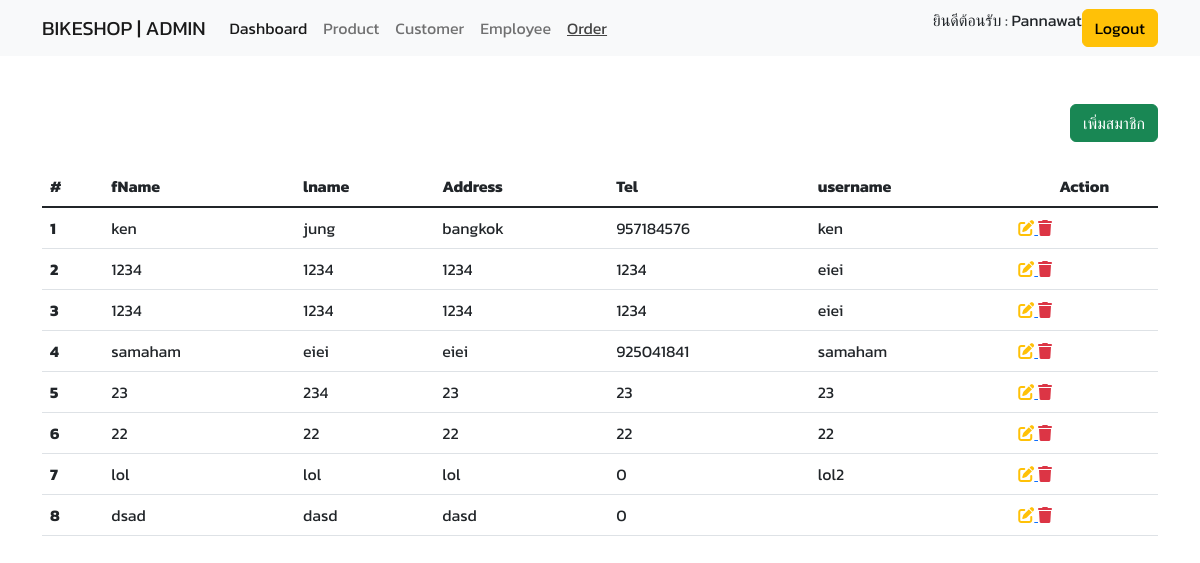
Page /admin/customer/index.php (signed in) on the committed database.
### tables this page shows
CREATE TABLE `customer` (
  `CustomerID` int(11) NOT NULL,
  `fname` varchar(120) NOT NULL,
  `lname` varchar(120) NOT NULL,
  `address` text NOT NULL,
  `tel` int(14) NOT NULL,
  `username` varchar(60) NOT NULL,
  `password` varchar(120) NOT NULL
);

### admin/customer/index.php (the view, shortened to what this page needs)
<?php
    require_once ('./../../config/database.php');
    $queryStr = "SELECT * FROM customer";
    $result = $db->query($queryStr);
?>
<!DOCTYPE html>
<html lang="en"></html>
<head>
    <link rel="stylesheet" href="./../../assets/css/global.css" />
    <?php include_once('./../../components/header.php'); ?>
</head>
<body>
    <?php include_once('./../../components/admin/navbar.php'); ?>
    <div class="container mt-5">
        <div class="d-flex justify-content-end">
            <a href="./add.php" class="btn btn-success">เพิ่มสมาชิก</a>
        </div>
        <table class="table mt-4">
            <thead>
                <tr>
                    <th scope="col">#</th>
                    <th scope="col">fName</th>
                    <th scope="col">lname</th>
                    <th scope="col">Address</th>
                    <th scope="col">Tel</th>
                    <th scope="col">username</th>
                    <th scope="col" class="text-center">Action</th>
                </tr>
            </thead>
            <tbody class="table-group-divider">
                <?php
                    $i = 1;
                    while ($row = $result->fetch_assoc()):
                ?>
                    <tr>
                        <th scope="row"><?php echo $i++; ?></th>
                        <td><?php echo $row['fname']; ?></td>
                        <td><?php echo $row['lname']; ?></td>
                        <td><?php echo $row['address']; ?></td>
                        <td><?php echo $row['tel']; ?></td>
                        <td><?php echo $row['username']; ?></td>
                        <td>
                            <div class="flex gap-2 justify-center">
                                <a href="./edit.php?id=<?php echo $row['CustomerID']; ?>">
                                    <i class="fa-solid fa-pen-to-square text-warning"></i>
                                </a>
                                <a href="./delete.php?id=<?php echo $row['CustomerID']; ?>">
                                    <i class="fa-solid fa-trash text-danger"></i>
                                </a>
                            </div>
                        </td>
                    </tr>
                <?php endwhile; ?>
            </tbody>
        </table>
</div>
</body>
</html>

### components/header.php (shortened to what this page needs)
<link rel="stylesheet" href="./assets/css/global.css" />
<link rel="stylesheet" href="https://cdnjs.cloudflare.com/ajax/libs/font-awesome/6.2.0/css/all.min.css" />
<link rel="stylesheet" href="https://cdn.jsdelivr.net/npm/bootstrap@5.2.0/dist/css/bootstrap.min.css">

### components/admin/navbar.php (shortened to what this page needs)
<nav class="navbar navbar-expand-lg bg-light">
        <div class="container relative">
            <a class="navbar-brand" href="./">BIKESHOP | ADMIN</a>
            <div class="collapse navbar-collapse" id="navbarSupportedContent">
            <ul class="navbar-nav me-auto mb-2 mb-lg-0">
                    <div
                        class="nav-link active" style="cursor: pointer;"
                        onclick="redirect('admin/dashboard.php')"
                    >
                        Dashboard
                    </div>
                <li class="nav-item">
                    <div
                        class="nav-link" style="cursor: pointer;"
                        onclick="redirect('admin/product/index.php')"
                    >
                        Product
                    </div>
                </li>
                <li class="nav-item">
                    <div
                        class="nav-link" style="cursor: pointer;"
                        onclick="redirect('admin/customer/index.php')"
                    >
                        Customer
                    </div>
                </li>
                <li class="nav-item">
                    <div
                        class="nav-link" style="cursor: pointer;"
                        onclick="redirect('admin/employee/index.php')"
                    >
                        Employee
                    </div>
                </li>
                <li class="nav-item">
                    <div
                        class="nav-link" style="cursor: pointer; text-decoration: underline; color: #444;"
                        onclick="redirect('admin/sell/index.php')"
                    >
                        Order
                    </div>
                </li>
            </ul>
            <p class="absolute right-28 top-2">ยินดีต้อนรับ : <?php echo $_SESSION['firstname'] ?></p>
            <div class="flex items-center h-full">
                <a href="#" onclick="redirect('login.php')" class="btn btn-warning">Logout</a>
            </div>
            </div>
        </div>
</nav>

### assets/css/global.css (style rules this page uses)
body { font-family: 'Kanit', sans-serif !important; }

### rows in the picture
customer: fname "ken", lname "jung", address "bangkok", tel "957184576", username "ken"
customer: fname "1234", lname "1234", address "1234", tel "1234", username "eiei"
customer: fname "1234", lname "1234", address "1234", tel "1234", username "eiei"
customer: fname "samaham", lname "eiei", address "eiei", tel "925041841", username "samaham"
customer: fname "23", lname "234", address "23", tel "23", username "23"
customer: fname "22", lname "22", address "22", tel "22", username "22"
customer: fname "lol", lname "lol", address "lol", tel "0", username "lol2"
customer: fname "dsad", lname "dasd", address "dasd", tel "0"

### other values in the picture
$_SESSION['firstname'] "Pannawat"
